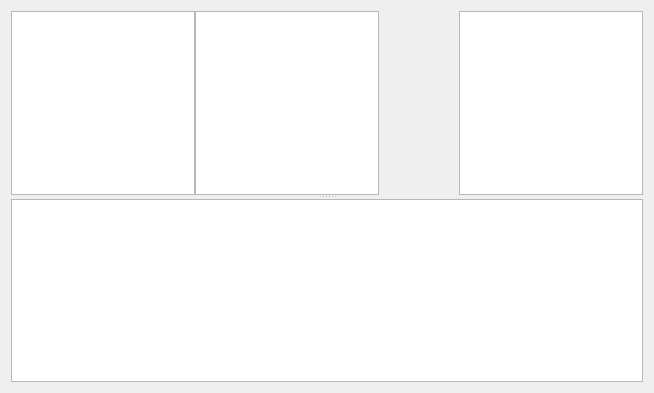
<?xml version="1.0" encoding="UTF-8"?>
<ui version="4.0">
 <class>Form</class>
 <widget class="QWidget" name="Form">
  <property name="geometry">
   <rect>
    <x>0</x>
    <y>0</y>
    <width>654</width>
    <height>393</height>
   </rect>
  </property>
  <property name="windowTitle">
   <string>Form</string>
  </property>
  <layout class="QVBoxLayout" name="verticalLayout">
   <item>
    <widget class="QSplitter" name="splitter">
     <property name="orientation">
      <enum>Qt::Vertical</enum>
     </property>
     <widget class="QWidget" name="layoutWidget">
      <layout class="QHBoxLayout" name="horizontalLayout">
       <property name="spacing">
        <number>0</number>
       </property>
       <item>
        <widget class="CodeEditor" name="plainTextEditMine">
         <property name="contextMenuPolicy">
          <enum>Qt::CustomContextMenu</enum>
         </property>
         <property name="lineWrapMode">
          <enum>QPlainTextEdit::NoWrap</enum>
         </property>
         <property name="readOnly">
          <bool>true</bool>
         </property>
        </widget>
       </item>
       <item>
        <widget class="CodeEditor" name="plainTextEditBase">
         <property name="contextMenuPolicy">
          <enum>Qt::CustomContextMenu</enum>
         </property>
         <property name="lineWrapMode">
          <enum>QPlainTextEdit::NoWrap</enum>
         </property>
         <property name="readOnly">
          <bool>true</bool>
         </property>
        </widget>
       </item>
       <item>
        <widget class="SegmentConnector" name="widgetSegmentsConnector" native="true">
         <property name="minimumSize">
          <size>
           <width>80</width>
           <height>0</height>
          </size>
         </property>
        </widget>
       </item>
       <item>
        <widget class="CodeEditor" name="plainTextEditTheir">
         <property name="contextMenuPolicy">
          <enum>Qt::CustomContextMenu</enum>
         </property>
         <property name="lineWrapMode">
          <enum>QPlainTextEdit::NoWrap</enum>
         </property>
         <property name="readOnly">
          <bool>true</bool>
         </property>
        </widget>
       </item>
      </layout>
     </widget>
     <widget class="CodeEditor" name="plainTextEditResult">
      <property name="lineWrapMode">
       <enum>QPlainTextEdit::NoWrap</enum>
      </property>
      <property name="readOnly">
       <bool>false</bool>
      </property>
     </widget>
    </widget>
   </item>
  </layout>
 </widget>
 <customwidgets>
  <customwidget>
   <class>CodeEditor</class>
   <extends>QPlainTextEdit</extends>
   <header location="global">widgets/codeeditor.h</header>
  </customwidget>
  <customwidget>
   <class>SegmentConnector</class>
   <extends>QWidget</extends>
   <header>widgets/segmentconnector.h</header>
   <container>1</container>
  </customwidget>
 </customwidgets>
 <resources/>
 <connections/>
</ui>
